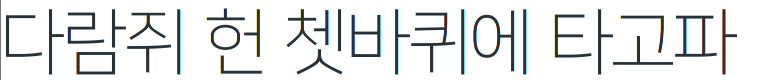
#> input picture perspective/test.png, 758 x 80 px, given in place of the camera
$ python test3.py
#> lines starting #> are read from the running program, lines starting #| are printed output that depends on the picture; after the words box and inside, x2 and y2 are one past the last pixel; in counts of white or black regions, pixels touching at a corner belong together
### perspective/mapper.py
import numpy as np
def mapp(h):
    h = h.reshape((4,2))

    hnew = np.zeros((4,2),dtype = np.float32)

    add = h.sum(1)
    hnew[0] = h[np.argmin(add)]
    hnew[2] = h[np.argmax(add)]

    diff = np.diff(h,axis=1)
    hnew[1] = h[np.argmin(diff)]
    hnew[3] = h[np.argmax(diff)]

    return hnew

### perspective/test3.py
import cv2
import numpy as np
import mapper
import sys
import pytesseract

cap = cv2.VideoCapture(0)
while(True):
    ret, img = cap.read()
#> img is the input picture: shape (80, 758, 3); mean B, G, R 231.4, 230.7, 229.1
    img = cv2.resize(img,(1300,800))
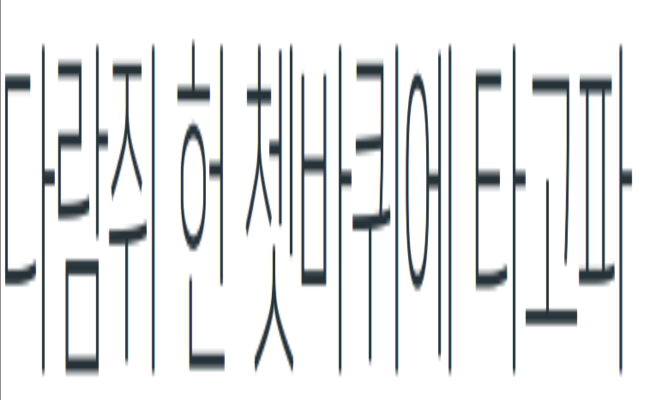
#> img: shape (800, 1300, 3) (shown at 1/2 size); mean B, G, R 231.4, 230.7, 229
    cv2.imshow("img",img)
    copy = img.copy()

    gray = cv2.cvtColor(img,cv2.COLOR_BGR2GRAY)
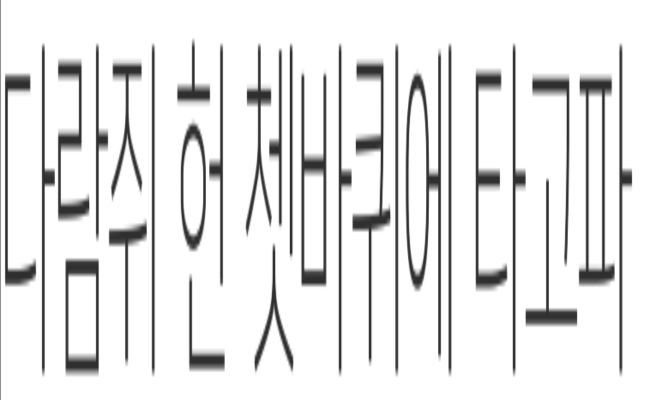
#> gray: shape (800, 1300) (shown at 1/2 size); min 47, max 255, mean 230.3
    blurred =cv2.GaussianBlur(gray,(5,5),0)
    edge = cv2.Canny(blurred,30,50)
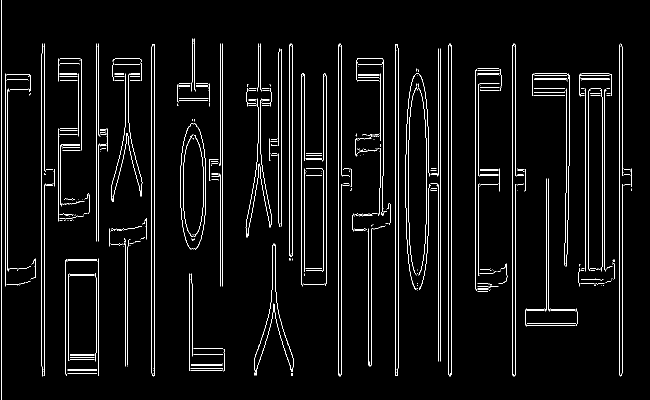
#> edge: shape (800, 1300) (shown at 1/2 size); 3.6% white in thin lines or dots

    contours,__ = cv2.findContours(edge.copy(), cv2.RETR_LIST, cv2.CHAIN_APPROX_SIMPLE)
#> contours = 525 contours, 519 with area under 20; largest, box (x1, y1, x2, y2) and area: (361, 246, 412, 499) 10394, (361, 247, 412, 499) 10367, (790, 88, 797, 752) 3944, (790, 88, 797, 752) 3942, (303, 88, 310, 753) 3936, (303, 88, 310, 752) 3933
    contours = sorted(contours, key = cv2.contourArea, reverse = True)

    for c in contours:
        p = cv2.arcLength(c,True)
        approx = cv2.approxPolyDP(c,0.02*p,True)

        if len(approx) == 4:
            target = approx
            break
#> this loop made 9 passes
#> (p, target) on pass 9: (559.7, [[546, 487], [542, 604], [509, 750], [542, 604]])
#> (p, approx) on passes 3, 4, 5, 6, 8: (1335.7, [[791, 88], [795, 751]]), (1333.3, [[792, 88], [794, 751]]), (1337.9, [[304, 88], [307, 752]]), (1334.1, [[305, 88], [307, 751]]), (1339.4, [[837, 147], [831, 579]])

    approx = mapper.mapp(target)
#> in mapp, `h = h.reshape((4,2))`: h = [[546, 487], [542, 604], [509, 750], [542, 604]]
#> in mapp, `add = h.sum(1)`: add = [1033, 1146, 1259, 1146]
#> in mapp, `diff = np.diff(h,axis=1)`: diff = [-59, 62, 241, 62]
#> approx = [[546, 487], [546, 487], [509, 750], [509, 750]]
    pts = np.float32([[0,0],[800,0],[800,800],[0,800]])
    op = cv2.getPerspectiveTransform(approx,pts)
#> op = [[-0.00161, -0.000226, 0.989], [0.000241, 3.39e-05, -0.148], [-4.58e-07, -6.44e-08, 0.000281]]
    dst = cv2.warpPerspective(copy,op,(800,800))
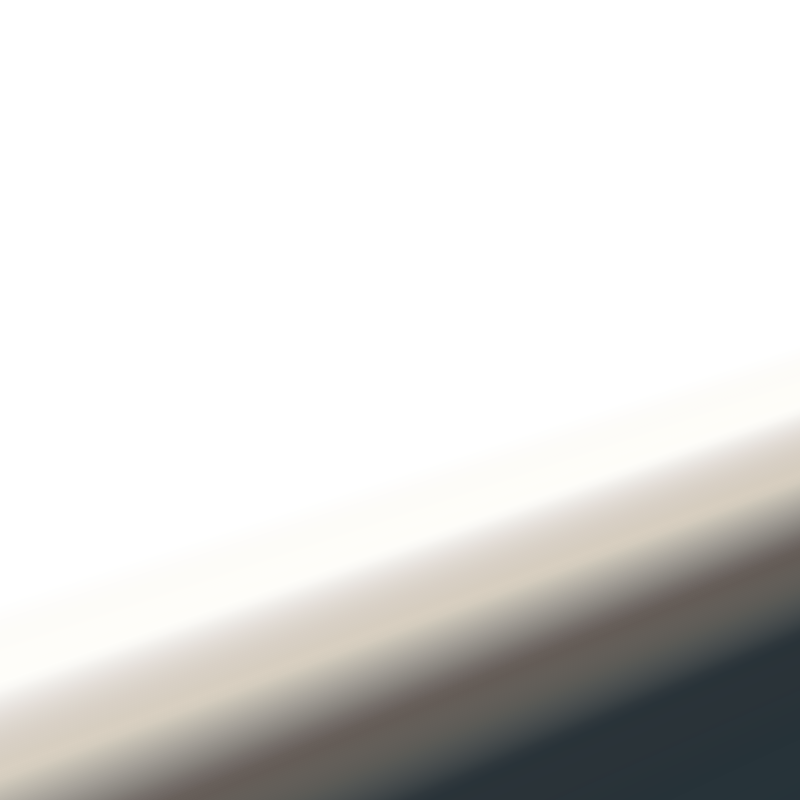
#> dst: shape (800, 800, 3); mean B, G, R 217.4, 219.3, 220

    cv2.imshow("dst",dst)
    if cv2.waitKey(1) & 0xFF == 27:
#> (key Esc is pressed here)
        break

# [8 lines of commented-out code are left out]
config = ('-l kor ')

#> (the run stopped early here; a loop or call above may not have finished)
